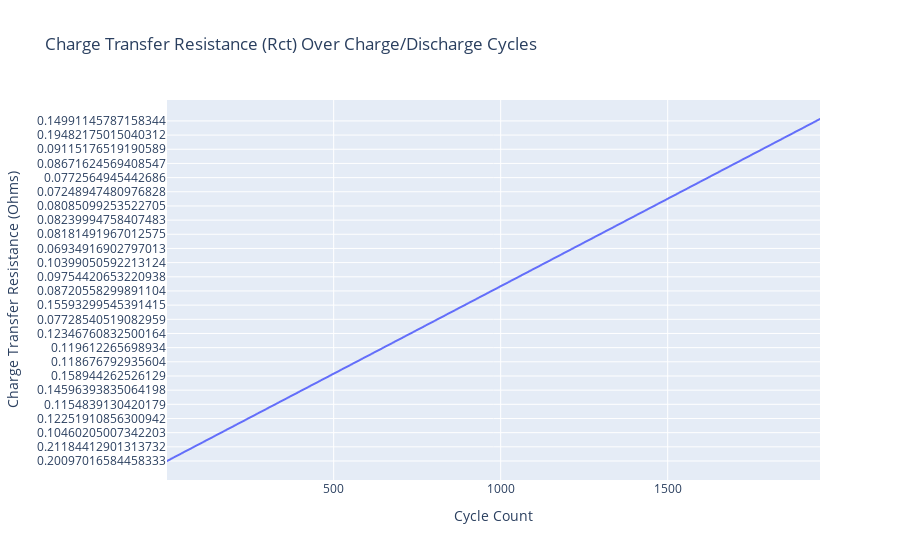

The notebook cell this image was saved under:
### Code cell
#Line plot for 'Rct' 
fig2 = px.line(df_cleaned, x='cycle_count', y='Rct', 
               title='Charge Transfer Resistance (Rct) Over Charge/Discharge Cycles',
               labels={'cycle_count': 'Cycle Count', 'Rct': 'Charge Transfer Resistance (Ohms)'})

# Show the plot
fig2.show()

### Figure 1 — Plotly figure (JSON) as saved in the notebook; plotly's stock layout.template omitted (floating-point values rounded to 4 significant figures; data arrays with more than 128 entries replaced by an {"elided": "..."} marker saying what was removed)
{"data": [{"hovertemplate": "Cycle Count=%{x}<br>Charge Transfer Resistance (Ohms)=%{y}<extra></extra>", "legendgroup": "", "line": {"color": "#636efa", "dash": "solid"}, "marker": {"symbol": "circle"}, "mode": "lines", "name": "", "showlegend": false, "type": "scattergl", "x": {"elided": "1956 int values"}, "xaxis": "x", "y": {"elided": "1956 str values"}, "yaxis": "y"}], "layout": {"legend": {"tracegroupgap": 0}, "title": {"text": "Charge Transfer Resistance (Rct) Over Charge/Discharge Cycles"}, "xaxis": {"anchor": "y", "domain": [0, 1], "title": {"text": "Cycle Count"}}, "yaxis": {"anchor": "x", "domain": [0, 1], "title": {"text": "Charge Transfer Resistance (Ohms)"}}}}
